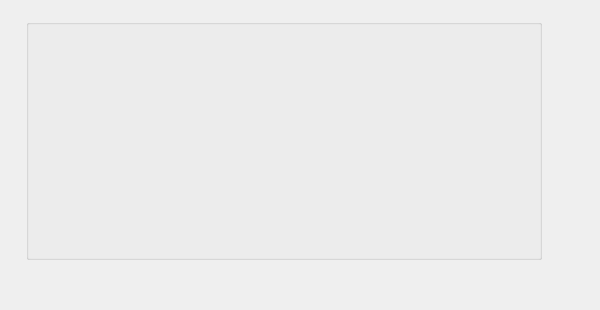
    <widget class="QWidget" name="tab_4">
     <attribute name="title">
      <string>Field</string>
     </attribute>
     <widget class="QLabel" name="qlabel_field_image">
      <property name="geometry">
       <rect>
        <x>0</x>
        <y>-10</y>
        <width>591</width>
        <height>301</height>
       </rect>
      </property>
      <property name="sizePolicy">
       <sizepolicy hsizetype="Fixed" vsizetype="Fixed">
        <horstretch>0</horstretch>
        <verstretch>0</verstretch>
       </sizepolicy>
      </property>
      <property name="autoFillBackground">
       <bool>false</bool>
      </property>
      <property name="styleSheet">
       <string notr="true"/>
      </property>
      <property name="text">
       <string/>
      </property>
      <property name="pixmap">
       <pixmap>png/field_small_2025.png</pixmap>
      </property>
     </widget>
     <widget class="QGroupBox" name="qgroupbox_field">
      <property name="geometry">
       <rect>
        <x>26</x>
        <y>19</y>
        <width>516</width>
        <height>241</height>
       </rect>
      </property>
      <property name="title">
       <string/>
      </property>
      <widget class="QLabel" name="qlabel_robot">
       <property name="geometry">
        <rect>
         <x>290</x>
         <y>90</y>
         <width>41</width>
         <height>41</height>
        </rect>
       </property>
       <property name="sizePolicy">
        <sizepolicy hsizetype="Preferred" vsizetype="Preferred">
         <horstretch>0</horstretch>
         <verstretch>0</verstretch>
        </sizepolicy>
       </property>
       <property name="font">
        <font>
         <pointsize>12</pointsize>
         <bold>true</bold>
        </font>
       </property>
       <property name="styleSheet">
        <string notr="true"/>
       </property>
       <property name="text">
        <string/>
       </property>
       <property name="textFormat">
        <enum>Qt::AutoText</enum>
       </property>
       <property name="pixmap">
        <pixmap>png/blockhead.png</pixmap>
       </property>
       <property name="scaledContents">
        <bool>true</bool>
       </property>
       <property name="alignment">
        <set>Qt::AlignCenter</set>
       </property>
      </widget>
      <widget class="QLabel" name="qlabel_quest">
       <property name="geometry">
        <rect>
         <x>340</x>
         <y>160</y>
         <width>41</width>
         <height>41</height>
        </rect>
       </property>
       <property name="sizePolicy">
        <sizepolicy hsizetype="Preferred" vsizetype="Preferred">
         <horstretch>0</horstretch>
         <verstretch>0</verstretch>
        </sizepolicy>
       </property>
       <property name="font">
        <font>
         <pointsize>12</pointsize>
         <bold>true</bold>
        </font>
       </property>
       <property name="styleSheet">
        <string notr="true"/>
       </property>
       <property name="text">
        <string/>
       </property>
       <property name="textFormat">
        <enum>Qt::AutoText</enum>
       </property>
       <property name="pixmap">
        <pixmap>png/quest.png</pixmap>
       </property>
       <property name="scaledContents">
        <bool>true</bool>
       </property>
       <property name="alignment">
        <set>Qt::AlignCenter</set>
       </property>
      </widget>
     </widget>
    </widget>
